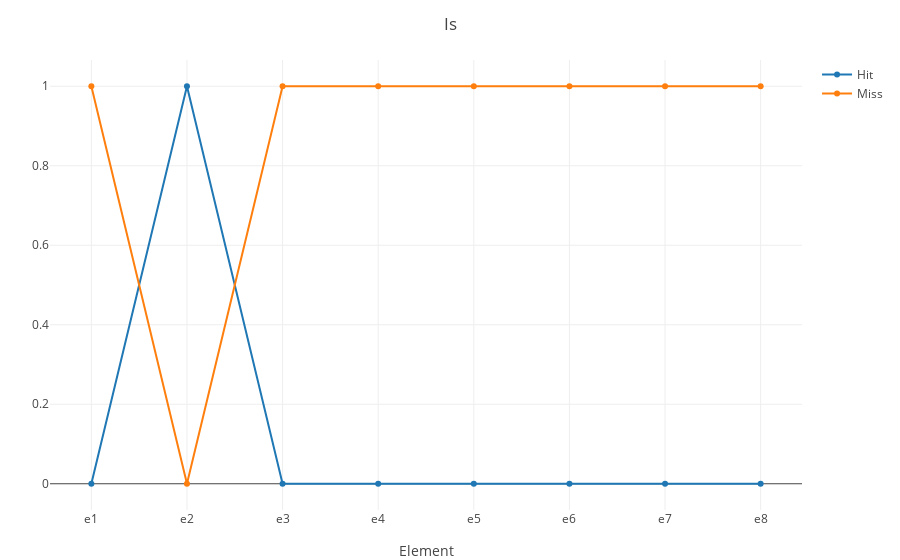

Notebook source saved alongside this figure:
### Code cell
is_h_ = check_is(element_, set_element_)

is_m_ = 1.0 .- is_h_

plot_x_y((is_h_, is_m_); name_ = ("Hit", "Miss"), layout = merge(layout, Layout(title = "Is")))

### Figure 1 — Plotly figure (JSON) as saved in the notebook; plotly's stock layout.template omitted (floating-point values rounded to 4 significant figures)
{"data": [{"name": "Hit", "type": "scatter", "x": [1, 2, 3, 4, 5, 6, 7, 8], "y": [0, 1, 0, 0, 0, 0, 0, 0]}, {"name": "Miss", "type": "scatter", "x": [1, 2, 3, 4, 5, 6, 7, 8], "y": [1, 0, 1, 1, 1, 1, 1, 1]}], "layout": {"autosize": false, "margin": {"b": 50, "l": 50, "r": 50, "t": 60}, "templateaa": "plotly_white", "title": "Is", "xaxis": {"ticktext": ["e1", "e2", "e3", "e4", "e5", "e6", "e7", "e8"], "tickvals": [1, 2, 3, 4, 5, 6, 7, 8], "title": "Element"}}}
